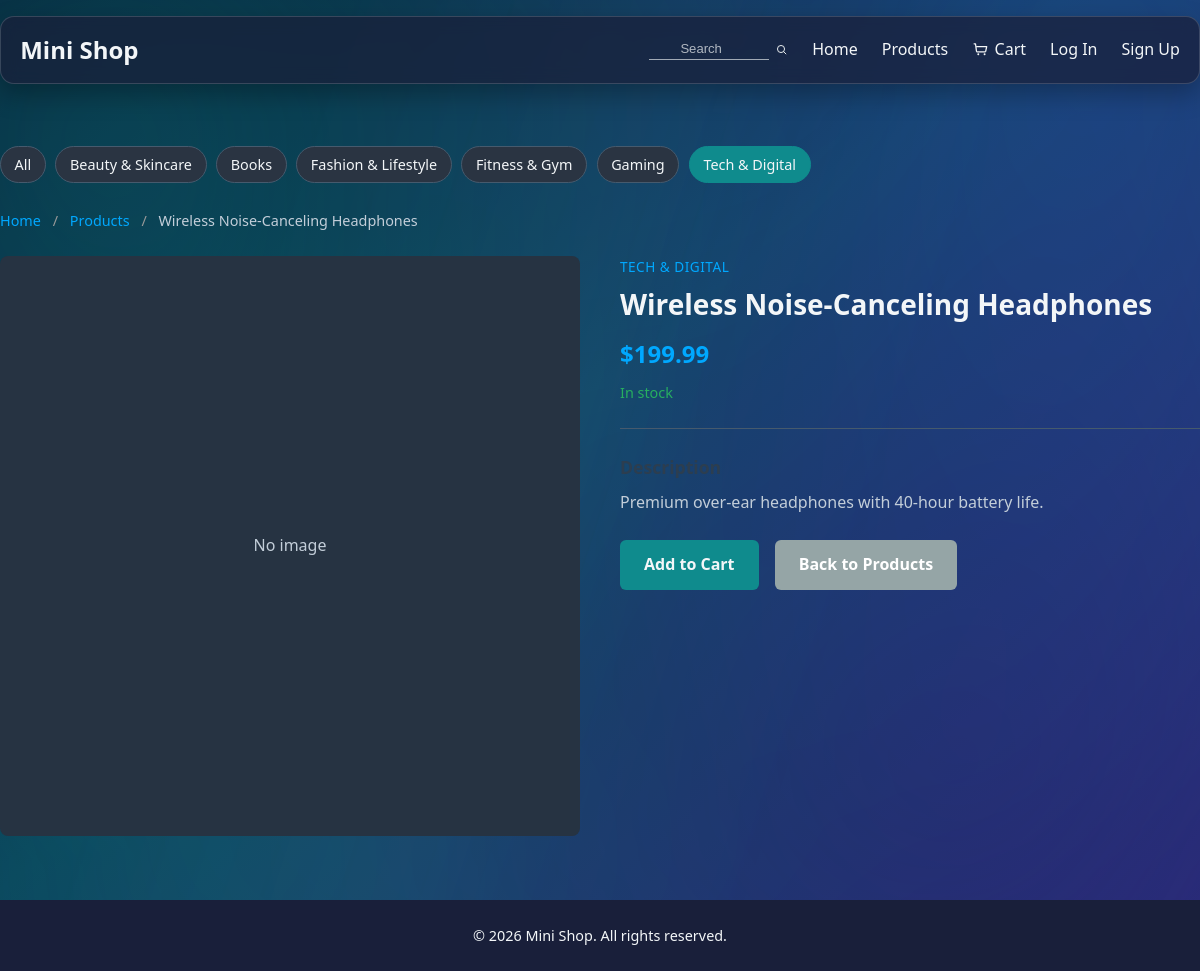
The page /products/wireless-noise-canceling-headphones/ on the database its author committed.
### products/models.py (models this page shows, shortened)
class Category(models.Model):
    name = models.CharField(max_length=100)
    slug = models.SlugField(unique=True)
    class Meta:
        verbose_name_plural = 'Categories'

class Product(models.Model):
    name = models.CharField(max_length=200)
    slug = models.SlugField(unique=True)
    description = models.TextField(blank=True)
    price = models.DecimalField(max_digits=10, decimal_places=2)
    image = models.ImageField(upload_to='products/', blank=True, null=True)
    category = models.ForeignKey(
        Category, on_delete=models.SET_NULL, null=True, blank=True, related_name='products'
    )
    in_stock = models.BooleanField(default=True)
    is_bestseller = models.BooleanField(default=False)
    created_at = models.DateTimeField(auto_now_add=True)
    updated_at = models.DateTimeField(auto_now=True)
    class Meta:
        ordering = ['-created_at']

### products/views.py (the view)
# urls.py: path('<slug:slug>/', views.product_detail, name='product_detail'),
def product_detail(request, slug):
    product = get_object_or_404(Product, slug=slug)
    categories = Category.objects.filter(products__isnull=False).distinct().order_by("name")
    return render(request, "product.html", {"product": product, "categories": categories})

### cart/context_processors.py (called while the page is built)
def cart_count(request):
    cart = request.session.get('cart') or {}
    total_items = sum(cart.values())
    cart_bounce = request.session.pop('cart_bounce', False)
    return {
        'cart_item_count': total_items,
        'cart_bounce': cart_bounce,
    }

### templates/product.html (shortened to what this page needs)
{% extends 'base.html' %}
{% load static %}
{% block content %}
<div class="container product-detail">
    <div class="category-strip" aria-label="Product categories">
        <a href="{% url 'products:product_list' %}" class="category-chip">All</a>
        {% for category in categories %}
            <a href="{% url 'products:product_list' %}?category={{ category.slug }}" class="category-chip {% if product.category and product.category.slug == category.slug %}active{% endif %}">
                {{ category.name }}
            </a>
        {% endfor %}
    </div>
    <nav class="breadcrumb">
        <a href="{% url 'core:home' %}">Home</a>
        <span class="sep">/</span>
        <a href="{% url 'products:product_list' %}">Products</a>
        <span class="sep">/</span>
        <span>{{ product.name }}</span>
    </nav>
    <div class="product-detail-grid">
        <div class="product-image">
            {% if product.image %}
                <img src="{{ product.image.url }}" alt="{{ product.name }}">
            {% else %}
                <div class="product-image-placeholder">
                    <span>No image</span>
                </div>
            {% endif %}
        </div>
        <div class="product-info">
            {% if product.category %}
                <p class="product-category">{{ product.category.name }}</p>
            {% endif %}
            <h1 class="product-title">{{ product.name }}</h1>
            <p class="product-price">${{ product.price }}</p>
            {% if product.in_stock %}
                <p class="stock in-stock">In stock</p>
            {% else %}
                <p class="stock out-of-stock">Out of stock</p>
            {% endif %}
            {% if product.description %}
                <div class="product-description">
                    <h2>Description</h2>
                    <p>{{ product.description|linebreaks }}</p>
                </div>
            {% endif %}
            {% if product.in_stock %}
                <a href="{% url 'cart:add_to_cart' product.id %}" class="btn btn-primary">Add to Cart</a>
            {% endif %}
            <a href="{% url 'products:product_list' %}" class="btn btn-secondary">Back to Products</a>
        </div>
    </div>
</div>
{% endblock %}

### rows shown on the page
Category: name "Beauty & Skincare"
Category: name "Books"
Category: name "Fashion & Lifestyle"
Category: name "Fitness & Gym"
Category: name "Gaming"
Category: name "Tech & Digital"
Product: name "Wireless Noise-Canceling Headphones", category.name "TECH & DIGITAL", price "199.99", description "Premium over-ear headphones with 40-hour battery life."
